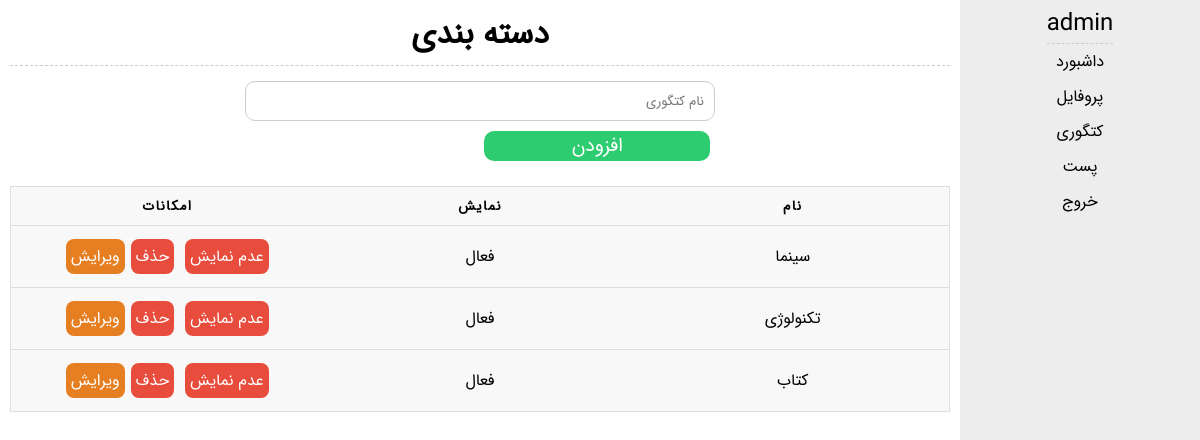
/admin/category.php (signed in), run on the app's committed database.
### tables this page shows
CREATE TABLE `category` (
  `id` int(11) NOT NULL,
  `name` varchar(50) NOT NULL,
  `show` bit(1) NOT NULL DEFAULT b'1'
);

### admin/category.php (the view, shortened to what this page needs)
<?php
	include "../include/db.php";
	include "../include/function.php";
	$formStatus = "add";
	$field_name = null;
?>
<!DOCTYPE html>
<html>
	<?php
		head();
	?>
	<body>
		<?php include "../include/aside_admin.php" ?>
		<main>
			<h1>دسته بندی</h1>
			<form action="" method="POST">
				<input type="text" placeholder="نام کتگوری" name="name" value="<?php echo $field_name ?>">
				<?php btnSubmit($formStatus) ?>
			</form>
			<table>
				<thead>
					<tr>
						<th>نام</th>
						<th>نمایش</th>
						<th>امکانات</th>
					</tr>
				</thead>
				<tbody>
					<?php
						$select = mysqli_query($con, "SELECT * FROM `category`");
						$categories = mysqli_fetch_all($select, MYSQLI_ASSOC);
						foreach ($categories as $value) {
							if(($value['show'])==1)
								$btnShow = btnTable("?action=show&show=0&id={$value['id']}", "عدم نمایش");
							else
								$btnShow = btnTable("?action=show&show=1&id={$value['id']}", "نمایش", "green");
							$status = $value['show']==1?"فعال":"غیرفعال";
							echo "
								<tr>
									<td>{$value['name']}</td>
									<td>$status</td>
									<td>
										$btnShow
										".btnTable_action($value['id'])."
									</td>
								</tr>
							";
						}
					?>
				</tbody>
			</table>
		</main>
	</body>
</html>

### include/function.php (shortened to what this page needs)
<?php
	function head($title = null, $baseUrl = "admin", $extra = null){
		if($title == null){
			$pathinfo = pathinfo($_SERVER['REQUEST_URI']);
			$title = ucfirst($pathinfo['filename']);
		}
		echo '
			<head>
				<meta charset="utf8">';
			if($baseUrl == "admin"){
				echo '
					<title>'.$title.' - Admin</title>
					<link rel="stylesheet" href="css/style.css">
					<script src="../js/jquery.min.js"></script>
					<script src="js/main.js"></script>
					'.$extra.'
				';
			}
		echo'
			</head>
		';
	}
	function btnTable($href, $text, $extraClass = "red"){
		return '<a class="btn-table '.$extraClass.'" href="'.$href.'">'.$text.'</a>';
	}
	function btnTable_delete($id){
		return btnTable("?action=delete&id=$id", "حذف");
	}
	function btnTable_edit($id){
		return btnTable("?action=edit&id=$id", "ویرایش", null);
	}
	function btnTable_action($id){
		$result = btnTable_delete($id);
		$result .= btnTable_edit($id);
		return $result;
	}
	function btnSubmit($formStatus){
		echo '<button name="submit">'.($formStatus=="add"?"افزودن":"ویرایش").'</button>';
	}
?>

### admin/css/style.css (style rules this page uses)
body { font-family: fa; direction: rtl; font-size: 16px; margin: 0px; }
* { font-family: inherit; box-sizing: border-box; margin: 0px; padding: 0px; }
a { text-decoration: none; color: inherit; }
form { width: 50%; margin: 20px auto; }
input, textarea, select { width: 100%; height: 40px; padding: 10px; border: none; border: 1px solid #CCC; border-radius: 10px; outline: none; margin: 5px 0px; }
button { width: 48%; border: none; background-color: #2ecc71; color: #FFF; font-size: 1.2em; border-radius: 10px; cursor: pointer; margin: 5px; }
.btn-table { padding: 5px; background: #e67e22; color: #FFF; border-radius: 8px; display: inline-block; margin: 3px; }
.btn-table.red { background-color: #e74c3c; }
main { float: right; width: 80%; padding: 5px 10px; margin-right: 20%; padding-bottom: 25px; }
main h1 { text-align: center; width: 100%; float: right; padding: 5px; border-bottom: 1px dashed #CCC; margin-bottom: 10px; }
table { border: 1px solid #ccc; border-collapse: collapse; margin: 0; padding: 0; width: 100%; table-layout: fixed; }
table tr { background-color: #f8f8f8; border: 1px solid #ddd; padding: .35em; }
table th, table td { padding: .625em; text-align: center; }
table th { font-size: .85em; letter-spacing: .1em; text-transform: uppercase; }

### data on the page
category: name "سینما", show "فعال", text "عدم نمایش حذف ویرایش"
category: name "تکنولوژی", show "فعال", text "عدم نمایش حذف ویرایش"
category: name "کتاب", show "فعال", text "عدم نمایش حذف ویرایش"

### other printed values
$_SESSION['username'] "admin"
